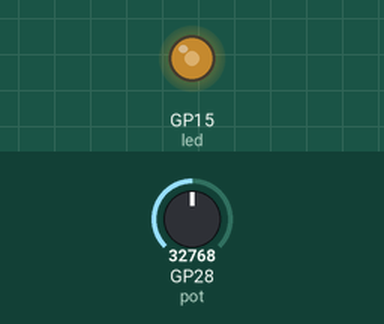
This program was run on a simulated Raspberry Pi Pico running CircuitPython. Shown: output pins drawn as LEDs (lit = HIGH). The test bench sets the inputs (shaded band); at power-on: GP28 (pot) = 32768 (analog values on the 0–65535 scale).

Above: at 1.2 s.
1.3 s: GP28 (pot) set to 19660
At 2.5 s:
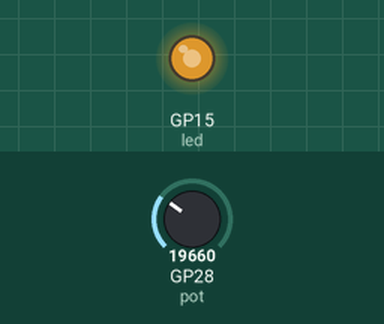
2.8 s: GP28 (pot) set to 7864
At 3.9 s:
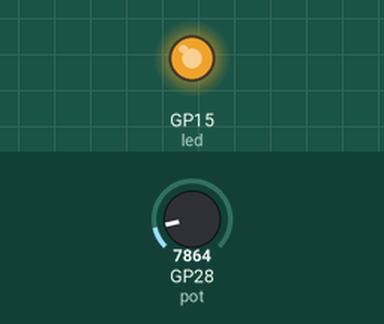
4.3 s: GP28 (pot) set to 57670
At 5.1 s:
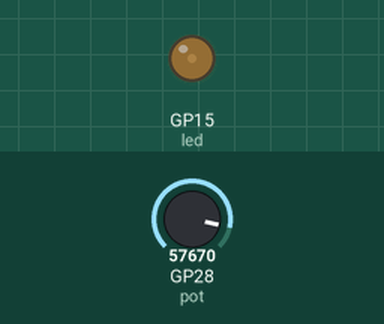
5.8 s: GP28 (pot) set to 65535
At 6.4 s:
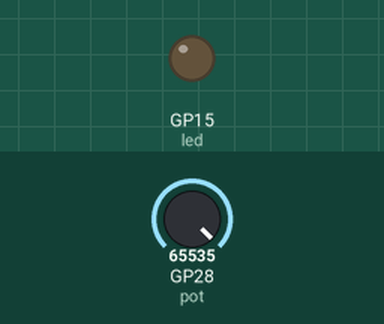
Timing chart, 0 to 8.3 s (numbered marks = the images above; inputs shaded):
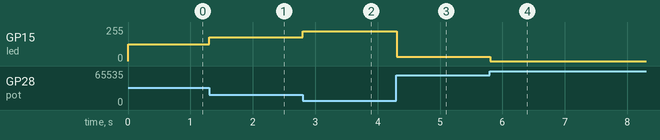

The program:

Lab16_TEST1.py
```python
import board
import time
import analogio
import pwmio

pot = analogio.AnalogIn(board.A2)
led = pwmio.PWMOut(board.GP15,
                   frequency=5000,
                   duty_cycle=0)

while True:
    # 將可變電阻的 ADC 值設為 65535 減掉 LED 的 Duty
    led.duty_cycle = 65535-pot.value
    time.sleep(0.05)
```

Measured:
- after the input at 1.3 s, GP15 (led): 127/255 → 179/255 at once
- after the input at 2.8 s, GP15 (led): 179/255 → 224/255 at once
- after the input at 4.3 s, GP15 (led): 224/255 → 31/255 at once
- after the input at 5.8 s, GP15 (led): 31/255 → 0/255 at once
